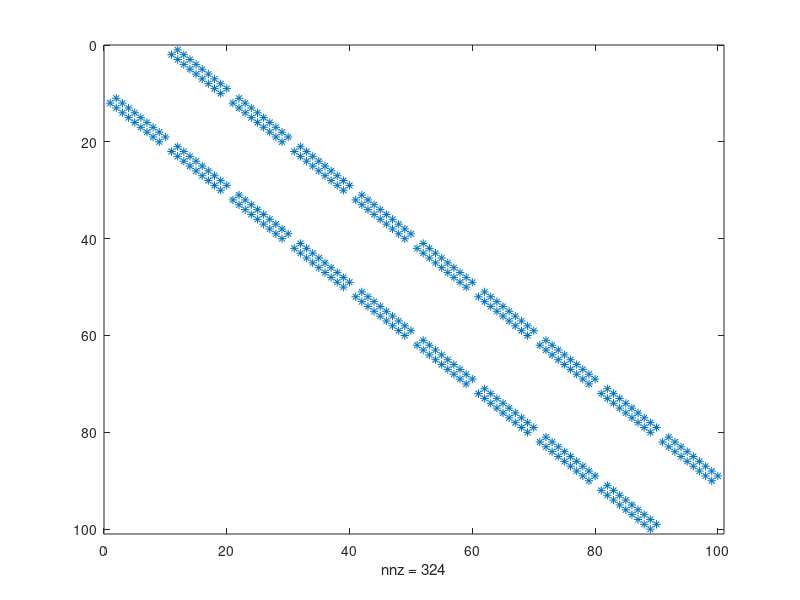

Reproduce this figure in MATLAB.



nx = 10;
ny = 10 ;
ng = nx * ny ;
q = (1:ng)';

a = zeros(ng,1) ;
b = zeros(ng,1) ;
c = zeros(ng,1) ;
d = zeros(ng,1) ;



for i = 1:ng

    point0 = i ; 
    point1 = point0 +1 ;
    point2 = point1 + nx ;
    point3 = point0 + nx ;
    point4 = point3-1;
    point5 = point0-1;
    point6  = point5-nx ;
    point7 = point0 - nx ;
    point8 = point1 - nx ; 

    % 左下角
    if i==1
        d(i) = q(point2);
        % c(i) = q(point4);
        % b(i) = q(point8);
        % a(i) = q(point6);
     
    % 下边
    elseif i>1 && i<nx
        d(i) = q(point2);
        c(i) = q(point4);
        % b(i) = q(point8);
        % a(i) = q(point6);
        
    % 右下角
    elseif i==nx
        % d(i) = q(point2);
        c(i) = q(point4);
        % b(i) = q(point8);
        % a(i) = q(point6);
        
    % 左边
    elseif mod(i,nx)==1 && i>nx && i< ng-nx+1
        d(i) = q(point2);
        % c(i) = q(point4);
        b(i) = q(point8);
        % a(i) = q(point6);
         
    % 右边
    elseif mod(i,nx)==0 && i>nx && i< ng
        % d(i) = q(point2);
        c(i) = q(point4);
        % b(i) = q(point8);
        a(i) = q(point6);
    
    %左上角
elseif i==ng-nx+1
        % d(i) = q(point2);
        % c(i) = q(point4);
        b(i) = q(point8);
        % a(i) = q(point6);
        
    % 上边
    elseif i>ng-nx+1 && i < ng
        % d(i) = q(point2);
        % c(i) = q(point4);
        b(i) = q(point8);
        a(i) = q(point6);
    
    % 右上
    elseif i==ng
        % d(i) = q(point2);
        % c(i) = q(point4);
        % b(i) = q(point8);
        a(i) = q(point6);

    else 
        d(i) = q(point2);
        c(i) = q(point4);
        b(i) = q(point8);
        a(i) = q(point6);
    end

end


ns = ng - (nx+1);
nl = ng - (nx-1);

s =diag(a(end-ns+1:end) , -(nx+1)) + diag(b(end-nl+1:end),-(nx-1)) ...
+ diag(c(1:nl),nx-1) + diag(d(1:ns),nx+1);


spy(s)